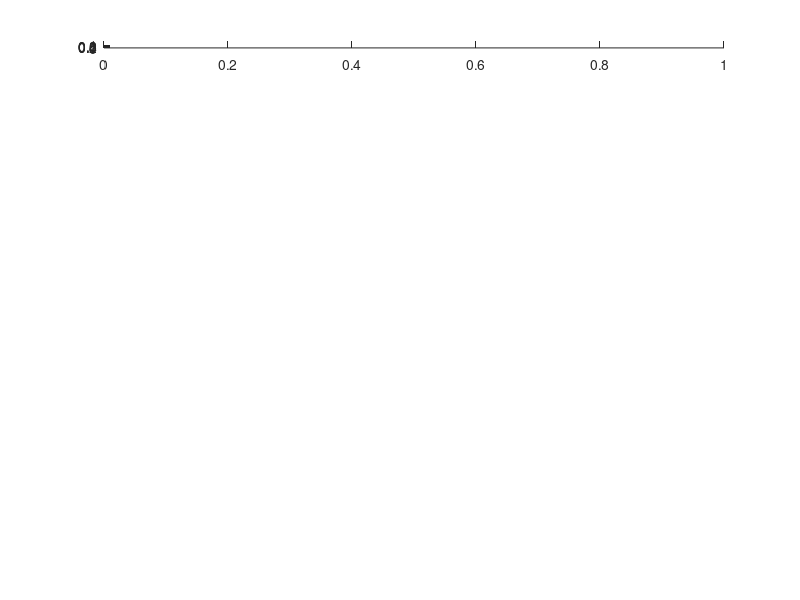

Reproduce this figure in MATLAB. (Note: this script raises an error after producing the figure.)
color = [[187 37 72];[217 89 89];[247 134 100];[255 206 92];[118 208 118];[6 239 177];[13 191 182];[16 130 168];[10 87 112];[5 43 56]];
color_idx = [1 3 4 6 8 10 5 9 9 9];
color = color(color_idx,:)/255;
rng('default');
AnimalList = {'080500020A05' [44 10 228 179];
              '210805001438' [20 17 234 181];
              '000D2491CA72' [25 5 224 194];
              '000D24918830' [26 27 225 191];
              '000D2491EA52' [34 15 223 189];
              '000D249170C8' [50 11 234 195]};
path = 'X:\Mingxuan\WF\data';
test_result = ones(3,5,15);
ACC_c = -ones(6,5,15,3);
AUC_c = ACC_c;
ACC_w = ACC_c;
AUC_w = ACC_c;
Frame = [16:25;26:35;36:45];
for stage = 1:5
    stage
    figure
    hold on
    for region = 1:15
        region
        for fm = 1:3
            frame = Frame(fm,:);
            for am = 1:6
                Animal = AnimalList{am,1};
                if exist(fullfile(path,Animal,'ana\LSTM',strcat('LSTM_LC-HC_stage5_region',num2str(region),'_frame',num2str(frame(1)),'-',num2str(frame(end)),'_','fold10.mat')))
                    netLSTM = load(fullfile(path,Animal,'ana\LSTM',strcat('LSTM_LC-HC_stage5_region',num2str(region),'_frame',num2str(frame(1)),'-',num2str(frame(end)),'_','fold6.mat')));
                    netLSTM = netLSTM.netLSTM;
                    
                    label = load(fullfile(path,Animal,'ana',strcat('label_allregions',num2str(5*(stage-1)+1),'_',num2str(stage*5),'.mat')));
                    label = label.label;
                    sequence = load(fullfile(path,Animal,'ana',strcat('sequence_allregions',num2str(5*(stage-1)+1),'_',num2str(stage*5),'.mat')));
                    sequence = sequence.sequence;
                    
                    LF = (label==1)+(label==4);
                    label = label(LF==1);
                    %label = label+1;
                    sequence = sequence{1,region};
                    if size(sequence,1) ~= 0
                        sequence = sequence(LF==1,:,:);
                        sequences = cell(size(sequence,1),1);
                        labels = categorical(label);
                        for i = 1:size(sequence,1)
                            sequences{i,1} = permute(sequence(i,:,frame),[2 3 1]);
                        end
                        miniBatchSize = 32;
                    
                        [YPred,scores] = classify(netLSTM,sequences,'MiniBatchSize',miniBatchSize);
                        YValidation = labels;
                        accuracy = mean(YPred == YValidation);
                        scores = log10(scores);
                        scores(scores(:,1)==0,1) = -scores(scores(:,1)==0,2);
                        scores(scores(:,2)==0,2) = -scores(scores(:,2)==0,1);
                        [~,~,~,auc_score] = perfcurve(YValidation,scores(:,1),netLSTM.Layers(6).Classes(1));
                        ACC_c(am,stage,region,fm) = accuracy;
                        AUC_c(am,stage,region,fm) = auc_score;
                    end
                
                    label = load(fullfile(path,Animal,'ana',strcat('label_allregions',num2str(5*(stage-1)+1),'_',num2str(stage*5),'.mat')));
                    label = label.label;
                    sequence = load(fullfile(path,Animal,'ana',strcat('sequence_allregions',num2str(5*(stage-1)+1),'_',num2str(stage*5),'.mat')));
                    sequence = sequence.sequence;
                
                    LF = (label==3)+(label==6);
                    label = label(LF==1);
                    label = label-2;
                    sequence = sequence{1,region};
                    if size(sequence,1) ~= 0
                        sequence = sequence(LF==1,:,:);
                        sequences = cell(size(sequence,1),1);
                        labels = categorical(label);
                        for i = 1:size(sequence,1)
                            sequences{i,1} = permute(sequence(i,:,frame),[2 3 1]);
                        end
                        miniBatchSize = 32;
                    
                        [YPred,scores] = classify(netLSTM,sequences,'MiniBatchSize',miniBatchSize);
                        YValidation = labels;
                        accuracy = mean(YPred == YValidation);
                        scores = log10(scores);
                        scores(scores(:,1)==0,1) = -scores(scores(:,1)==0,2);
                        scores(scores(:,2)==0,2) = -scores(scores(:,2)==0,1);
                        [~,~,~,auc_score] = perfcurve(YValidation,scores(:,1),netLSTM.Layers(6).Classes(1));
                        ACC_w(am,stage,region,fm) = accuracy;
                        AUC_w(am,stage,region,fm) = auc_score;
                    end
                    PF = load(fullfile(path,'ANA\Performance_LC-HC_stage5_3seg.mat'));
                    PF_ACC = PF.ACC;
                    PF_AUC = PF.AUC;
                    PF_ACC(PF_ACC<=0) = nan;
                    PF_AUC(PF_AUC<=0) = nan;
                    avgACC = permute(nanmean(PF_ACC(am,5,region,:,:,1),[5]),[1 2 4 3 5 6]);
                    avgAUC = permute(nanmean(PF_AUC(am,5,region,:,:,1),[5]),[1 2 4 3 5 6]);
                    ACC_c(am,5,region,:) =avgACC;
                    AUC_c(am,5,region,:) = avgAUC;
                end
            end
        end
    
        ACC_c(ACC_c==-1) = nan;
        ACC_w(ACC_w==-1) = nan;
        AUC_c(AUC_c==-1) = nan;
        AUC_w(AUC_w==-1) = nan;
        subplot(15,1,region)
        hold on
        x = 1:5;
        for fm = 1:3
            for am = 1:6
                if sum((~isnan(AUC_c(am,stage,region,fm))).*(~isnan(AUC_w(am,stage,region,fm)))) == 1
                    plot(fm,AUC_c(am,stage,region,fm),'.','MarkerSize',5,'Color',color(7,:))
                    plot(fm,AUC_w(am,stage,region,fm),'.','MarkerSize',5,'Color',color(1,:))
                end
            end
            plot(permute(nanmean(AUC_c(:,stage,region,:),[1]),[4 3 2 1]),'Color',color(7,:)/2)
            plot(permute(nanmean(AUC_w(:,stage,region,:),[1]),[4 3 2 1]),'Color',color(1,:))
        end
        hold off
        ylim([0 1.03])
        yline(0.5)
        xlim([0.85 3.15])
        xticks([])
        yticks([])
        for fm = 1:3
            h0 = kstest(AUC_c(:,stage,region,fm));
            h = kstest(AUC_w(:,stage,region,fm));
            if (h0 + h) == 0
                [~,p] = ttest(AUC_c(:,stage,region,fm),AUC_w(:,stage,region,fm));
            else
                p = ranksum(AUC_c(:,stage,region,fm),AUC_w(:,stage,region,fm));
            end
            if isnan(p)
                p = 1;
            end
            test_result(fm,stage,region) = p;
        end
    end
    hold off
end